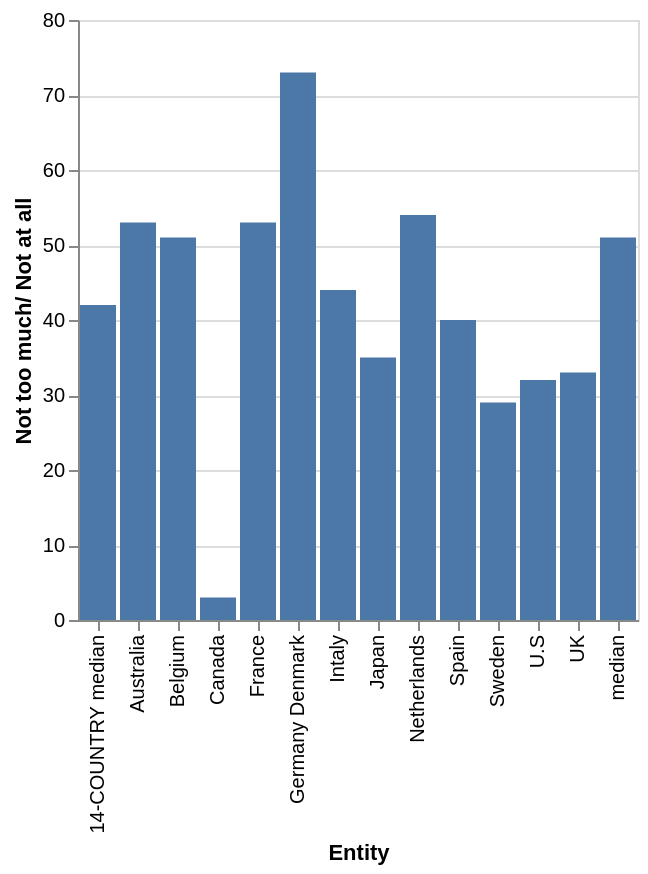

The Vega-Lite source for this figure:
### Vega-Lite specification from a JSON file in a GitHub repository (floating-point values rounded to 4 significant figures)
{"$schema": "https://vega.github.io/schema/vega-lite/v5.json", "description": "Bar chart auto-generated from CSV", "data": {"values": [{"Entity": "14-COUNTRY median", "Not too much/ Not at all": "42.0", "Great deal/ Fair amount": "58.0"}, {"Entity": "Australia", "Not too much/ Not at all": "53.0", "Great deal/ Fair amount": "48.0"}, {"Entity": "Japan", "Not too much/ Not at all": "35.0", "Great deal/ Fair amount": "65.0"}, {"Entity": "South Korea", "Not too much/ Not at all": "nan", "Great deal/ Fair amount": "81.0"}, {"Entity": "median", "Not too much/ Not at all": "51.0", "Great deal/ Fair amount": "48.0"}, {"Entity": "Germany Denmark", "Not too much/ Not at all": "73.0", "Great deal/ Fair amount": "61.0"}, {"Entity": "Netherlands", "Not too much/ Not at all": "54.0", "Great deal/ Fair amount": "46.0"}, {"Entity": "France", "Not too much/ Not at all": "53.0", "Great deal/ Fair amount": "46.0"}, {"Entity": "Belgium", "Not too much/ Not at all": "51.0", "Great deal/ Fair amount": "48.0"}, {"Entity": "Intaly", "Not too much/ Not at all": "44.0", "Great deal/ Fair amount": "56.0"}, {"Entity": "Spain", "Not too much/ Not at all": "40.0", "Great deal/ Fair amount": "60.0"}, {"Entity": "UK", "Not too much/ Not at all": "33.0", "Great deal/ Fair amount": "66.0"}, {"Entity": "Sweden", "Not too much/ Not at all": "29.0", "Great deal/ Fair amount": "nan"}, {"Entity": "Canada", "Not too much/ Not at all": "3.0", "Great deal/ Fair amount": "64.0"}, {"Entity": "U.S", "Not too much/ Not at all": "32.0", "Great deal/ Fair amount": "67.0"}]}, "mark": "bar", "encoding": {"x": {"field": "Entity", "type": "ordinal"}, "y": {"field": "Not too much/ Not at all", "type": "quantitative"}}}
